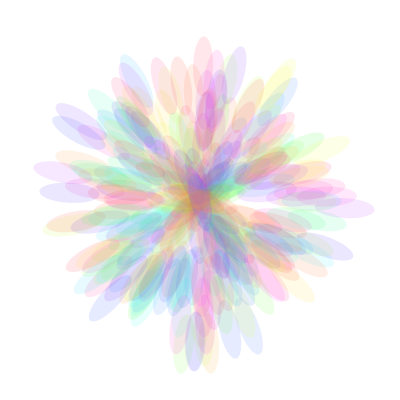
Frame 1 (no input)
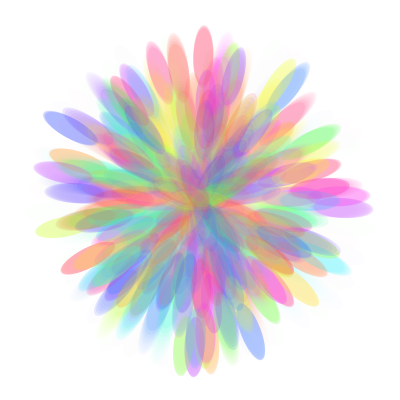
Frame 60 (the mouse pressed at the canvas centre just before this capture)
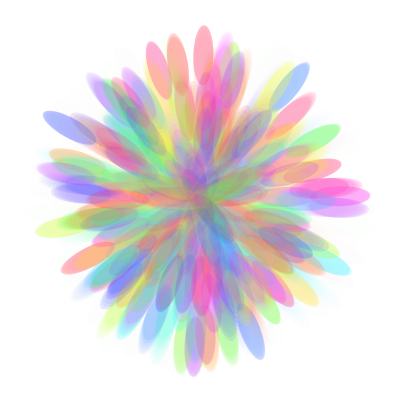
Frame 120 (the mouse held since frame 60 and released just before this capture)

The Processing sketch that drew these frames (run headless with seeded random() and noise(); from frame 60 on, the mouse is pressed at the canvas centre):

// Processing sketch: processing_99706
// ── processing_99706.pde

Circle[] circles = new Circle[300];

void setup() {
  size(400, 400);
  colorMode(HSB, 360, 100, 100);
  background(360);
  smooth();
  noStroke();

  for (int i = 0 ; i < circles.length;i++) {
    circles[i] = new Circle();
  }
}

void draw() {
  fill(360, 50);
  rect(0, 0, width, height);

  pushMatrix();
  translate(width/2, height/2);
  for (int i = 0 ; i < circles.length;i++) {
    circles[i].move();
    circles[i].display();
  }
  popMatrix();
}

class Circle {
  float rotate_t;
  float r;
  float r_t;
  float hue;

  Circle() {
    rotate_t = random(TWO_PI);
    r = random(80, 150);
    r_t = random(TWO_PI);
    hue = random(360);
  }

  void move() {
    r_t += 0.05;
  }

  void display() {
    pushMatrix();
    translate(r*abs(sin(r_t))*cos(rotate_t), r*abs(sin(r_t))*sin(rotate_t));
    rotate(rotate_t+PI/2);
    fill(hue, 80, 100, 30);
    ellipse(0, 0, 20, 60);  
    popMatrix();
  }
}
